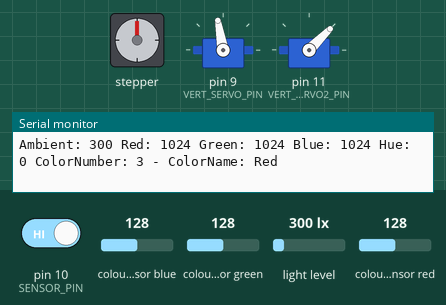
Bench run of a sketch on a simulated Arduino Uno, built with avr-gcc and run on an emulated ATmega328P. Parts: stepper motor, 2 × servo, the last lines printed to the serial monitor. Wiring (inferred from the names in the program): stepper motor driver (200 steps per turn assumed): step pin 7; direction pin 6. The test bench sets the inputs (shaded band); at power-on: colour sensor blue 128, pin 10 (SENSOR_PIN) HIGH, colour sensor green 128, light level 300 lx, colour sensor red 128.

Above: at 1.7 s.
1.8 s: colour sensor blue set to 5
At 7.5 s:
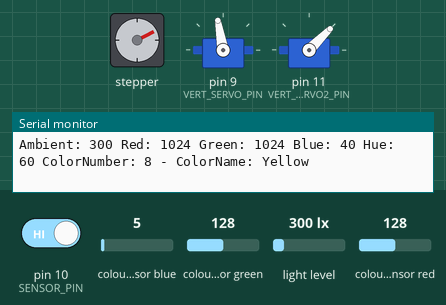
10.5 s: colour sensor blue set to 191
At 14.4 s:
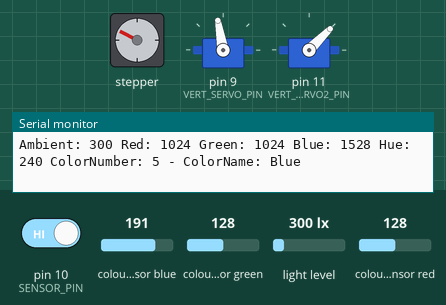
18.0 s: pin 10 (SENSOR_PIN) driven LOW
At 18.6 s:
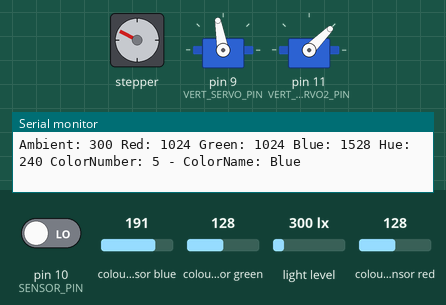
22.5 s: pin 10 (SENSOR_PIN) driven HIGH
At 24.08 s:
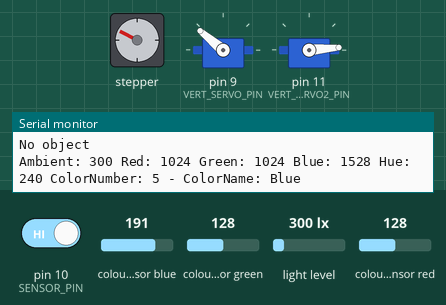
31.2 s: colour sensor green set to 5
At 35.4 s:
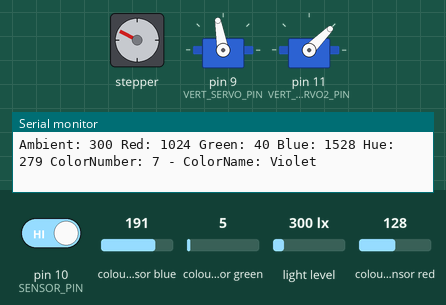
38.0 s: colour sensor blue set to 69
42.5 s: colour sensor blue set to 61
At 43.85 s:
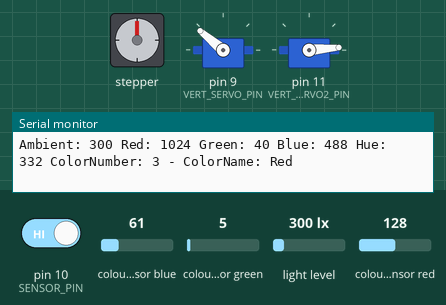
Timing chart, 0 to 52.2 s (numbered marks = the images above; inputs shaded):
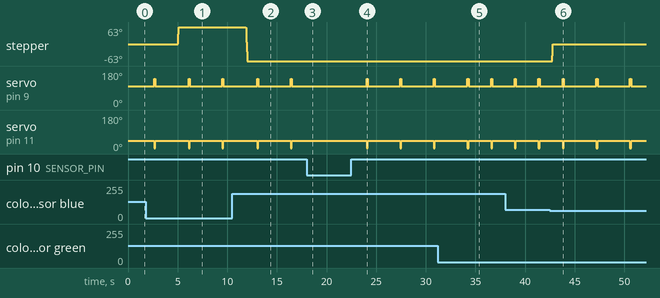

The sketch:

color-recognition.ino
```cpp
/**************************************************************
color-recognition.ino
BlackBug Engineering
03.11.2017
https://github.com/dbprof/color-recognition
***************************************************************/

///////////////////////////////ДАТЧИК_ПРИСУТСТВИЯ///////////////////////////////
#define SENSOR_PIN 10

///////////////////////////////ДАТЧИК_ЦВЕТА///////////////////////////////
//https://github.com/sparkfun/APDS-9960_RGB_and_Gesture_Sensor
#include <Wire.h>
#include <SparkFun_APDS9960.h>
SparkFun_APDS9960 apds = SparkFun_APDS9960();
uint16_t ambient_light = 0;
uint16_t red_light = 0;
uint16_t green_light = 0;
uint16_t blue_light = 0;

///////////////////////////////СЕРВОПРИВОД///////////////////////////////
// добавляем библиотеку для работы с сервоприводами
#include <Servo.h>
// 9 пин - верхний сервопривод ограничивающий очередь VertServo
#define VERT_SERVO_PIN 9
// 11 пин - нижний сервопривод для пропуска после проверки VertServo2
#define VERT_SERVO2_PIN 11
Servo VertServo;
Servo VertServo2;

///////////////////////////////ДВИГАТЕЛЬ///////////////////////////////
#define STEP_PIN 7
#define DIR_PIN 6
#define ENABLE_PIN 8
int iStepSpeed = 1000;
int iCurStepPos = 0;

// Для того чтобы избежать шума драйвера мотора используем функции подключения и отключения
bool isMotorAttached = false;
void attachMotor() {
  if (!isMotorAttached) {
    digitalWrite(ENABLE_PIN, LOW);
    delay(500);
    isMotorAttached = true;
  }
}
void detachMotor() {
  if (isMotorAttached) {
    digitalWrite(ENABLE_PIN, HIGH);
    delay(500);
    isMotorAttached = false;
  }
}

void setStepPos (int iPos)
{
  // Текущая позиция = 0, от нее отсчитываются шаги в + по час. стрелке
  //                                                в - против час. стрелки
  if (iPos == iCurStepPos) { return; }
  int iDiff = iPos - iCurStepPos;
  if (iDiff > 0)
  {
    //attachMotor();
    while(iCurStepPos < iPos)
    {
      digitalWrite(DIR_PIN,LOW);
      digitalWrite(STEP_PIN, HIGH);
      delayMicroseconds(iStepSpeed);
      digitalWrite(STEP_PIN, LOW);
      delayMicroseconds(iStepSpeed);
      iCurStepPos++;
    }
    //detachMotor();
  }
  else
  {
    //attachMotor();
    while(iCurStepPos > iPos)
    {
      digitalWrite(DIR_PIN,HIGH);
      digitalWrite(STEP_PIN, HIGH);
      delayMicroseconds(iStepSpeed);
      digitalWrite(STEP_PIN, LOW);
      delayMicroseconds(iStepSpeed);
      iCurStepPos--;
    }
    //detachMotor();
  }
}

///////////////////////////////ДАТЧИК_ЦВЕТА///////////////////////////////
int getHueFromRGB (int iR,int iG,int iB)
{
  int iMIN = min(min(iR,iG),iB);
  int iMAX = max(max(iR,iG),iB);
  int iHue;

  if (iMIN == iMAX)
  {
    iHue = 0;
  }
  else if (iMAX == iR && iG >= iB)
  {
    iHue = (60*(float)((float)(iG-iB)/(float)(iMAX-iMIN)))+0;
  }
  else if (iMAX == iR && iG < iB)
  {
    iHue = (60*(float)((float)(iG-iB)/(float)(iMAX-iMIN)))+360;
  }
  else if (iMAX == iG)
  {
    iHue = (60*(float)((float)(iB-iR)/(float)(iMAX-iMIN)))+120;
  }
  else if (iMAX == iB)
  {
    iHue = (60*(float)((float)(iR-iG)/(float)(iMAX-iMIN)))+240;
  }
  else
  {
    iHue = 0;
  }
  /*
  while (iHue >= 360)
  {
    iHue = iHue - 360;
  }
  */
  return iHue;
}

int getColorNumberFromRGB (int iR,int iG,int iB)
{
  // 1 - Черный
  // 2 - Белый
  // 3 - Красный
  // 4 - Зеленый
  // 5 - Синий
  // 6 - Голубой
  // 7 - Фиолетовый/Пурпурный
  // 8 - Желтый
  int iColorNumber;
  int iHue = getHueFromRGB(iR, iG, iB);
  if      (iHue >= 330 && iHue <= 360 || iHue >= 0 && iHue < 5)
                                      { iColorNumber = 3; }
  else if (iHue >= 5 && iHue < 75)    { iColorNumber = 8; }
  else if (iHue >= 75 && iHue < 150)  { iColorNumber = 4; }
  else if (iHue >= 150 && iHue < 210) { iColorNumber = 6; }
  else if (iHue >= 210 && iHue < 270) { iColorNumber = 5; }
  else if (iHue >= 270 && iHue < 330) { iColorNumber = 7; }
  else                                { iColorNumber = 0; }
  return iColorNumber;
}

String getColorNameFromRGB (int iR,int iG,int iB)
{
  String strColorName;
  int iHue = getHueFromRGB(iR, iG, iB);
  if      (iHue >= 330 && iHue <= 360 || iHue >= 0 && iHue < 5)
                                      { strColorName = "Red"; }
  else if (iHue >= 5 && iHue < 75)    { strColorName = "Yellow"; }
  else if (iHue >= 75 && iHue < 150)  { strColorName = "Green"; }
  else if (iHue >= 150 && iHue < 210) { strColorName = "Cyan"; }
  else if (iHue >= 210 && iHue < 270) { strColorName = "Blue"; }
  else if (iHue >= 270 && iHue < 330) { strColorName = "Violet"; }
  else                                { strColorName = "Not Defined"; }
  return strColorName;
}

///////////////////////////////СЕРВОПРИВОД///////////////////////////////
// Для того чтобы избежать шума сервов используем функции подключения и отключения
bool isServoAttached = false;
void attachServo() {
  if (!isServoAttached) {
    VertServo.attach(VERT_SERVO_PIN);
    VertServo2.attach(VERT_SERVO2_PIN);
    isServoAttached = true;
  }
}
void detachServo() {
  if (isServoAttached) {
    VertServo.detach();
    VertServo2.detach();
    isServoAttached = false;
  }
}

void closeGate() {
  attachServo();
  VertServo.write(100);
  VertServo2.write(45);
  delay(120);
  detachServo();
}
void openGate() {
  attachServo();
  VertServo.write(140);
  VertServo2.write(5);
  delay(120);
  detachServo();
}

void passOne() {
  openGate();
  closeGate();
}

void setup()
{
  ///////////////////////////////ДАТЧИК_ЦВЕТА///////////////////////////////
  // Initialize Serial port
  Serial.begin(9600);
  apds.init();
  apds.enableLightSensor(false);
  delay(500);

  ///////////////////////////////СЕРВОПРИВОД///////////////////////////////
  // Устанавливаем качалку сервопривода в положение - закрыто
  //closeGate();

  ///////////////////////////////ДВИГАТЕЛЬ///////////////////////////////
  pinMode(DIR_PIN, OUTPUT);
  pinMode(STEP_PIN, OUTPUT);
  digitalWrite(DIR_PIN, LOW);
  digitalWrite(STEP_PIN, LOW);

  //passOne();
}

void loop()
{

  closeGate();
  delay(1000);

  if (!digitalRead(SENSOR_PIN))
  {
    Serial.println("No object");
    delay(1000);
    return;
  }


  ///////////////////////////////ДАТЧИК_ЦВЕТА///////////////////////////////
  // Read the light levels (ambient, red, green, blue)
  if (  !apds.readAmbientLight(ambient_light) ||
        !apds.readRedLight(red_light) ||
        !apds.readGreenLight(green_light) ||
        !apds.readBlueLight(blue_light) ) {
    return;
  }

  Serial.print("Ambient: ");
  Serial.print(ambient_light);
  Serial.print(" Red: ");
  Serial.print(red_light);
  Serial.print(" Green: ");
  Serial.print(green_light);
  Serial.print(" Blue: ");
  Serial.print(blue_light);
  Serial.print(" Hue: ");
  Serial.print(getHueFromRGB(red_light,green_light,blue_light));
  Serial.print(" ColorNumber: ");
  Serial.print(getColorNumberFromRGB(red_light,green_light,blue_light));
  Serial.print(" - ColorName: ");
  Serial.println(getColorNameFromRGB(red_light,green_light,blue_light));


  int iColorNumber = getColorNumberFromRGB(red_light,green_light,blue_light);

  // 7 - Если цвет Фиолетовый, то ничего не делаем
  if (iColorNumber == 7)
  {
    delay(1000);
    passOne();
    return;
  }
  // 8 - Если цвет Желтый, то повернуть в положение -50
  else if (iColorNumber == 8)
  {
    setStepPos(-35);
    delay(1000);
    passOne();
    delay(1000);
  }
  // 4 - Если цвет Зеленый, то повернуть в положение -50
  else if (iColorNumber == 4)
  {
    setStepPos(-35);
    delay(1000);
    passOne();
    delay(1000);
  }
  // 3 - Если цвет Красный, то повернуть в положение 0
  else if (iColorNumber == 3)
  {
    setStepPos(0);
    delay(1000);
    passOne();
    delay(1000);
  }
  // 6 - Если цвет Голубой, то повернуть в положение 50
  else if (iColorNumber == 6)
  {
    setStepPos(35);
    delay(1000);
    passOne();
    delay(1000);
  }
  // 5 - Если цвет Синий, то повернуть в положение 50
  else if (iColorNumber == 5)
  {
    setStepPos(35);
    delay(1000);
    passOne();
    delay(1000);
  }

}
```

Measured:
- the behaviour switches between 67 and 66 on colour sensor blue (found by bisection; images 5 and 6)
- after the input at 1.8 s, stepper: turns 63° clockwise, starting after 3.2 s
- after the input at 10.5 s, stepper: turns 126° counter-clockwise in 0.14 s, starting after 1.4 s
- after the input at 18.0 s, servo on pin 9 (VERT_SERVO_PIN): stays 100° (without the input it goes to 140° after 1.8 s); servo on pin 11 (VERT_SERVO2_PIN): stays 45° (without the input it goes to 5° after 1.8 s)
- after the input at 22.5 s, servo on pin 9 (VERT_SERVO_PIN): alternates 140° for 0.12 s and 100° for 3.3 s, starting after 1.5 s; servo on pin 11 (VERT_SERVO2_PIN): alternates 45° for 3.3 s and 5° for 0.12 s, starting after 1.5 s
- after the input at 31.2 s, servo on pin 9 (VERT_SERVO_PIN): 100° → 140° after 5.4 s, → 100° 0.12 s later; servo on pin 11 (VERT_SERVO2_PIN): 45° → 5° after 5.4 s, → 45° 0.12 s later
- after the input at 42.5 s, stepper: turns 63° clockwise, starting after 0.22 s; servo on pin 9 (VERT_SERVO_PIN): alternates 140° for 0.12 s and 100° for 3.3 s, starting after 1.3 s; servo on pin 11 (VERT_SERVO2_PIN): alternates 45° for 3.3 s and 5° for 0.12 s, starting after 1.3 s
- by itself, servo on pin 9 (VERT_SERVO_PIN): alternates 140° for 0.12 s and 100° for 3.3 s
